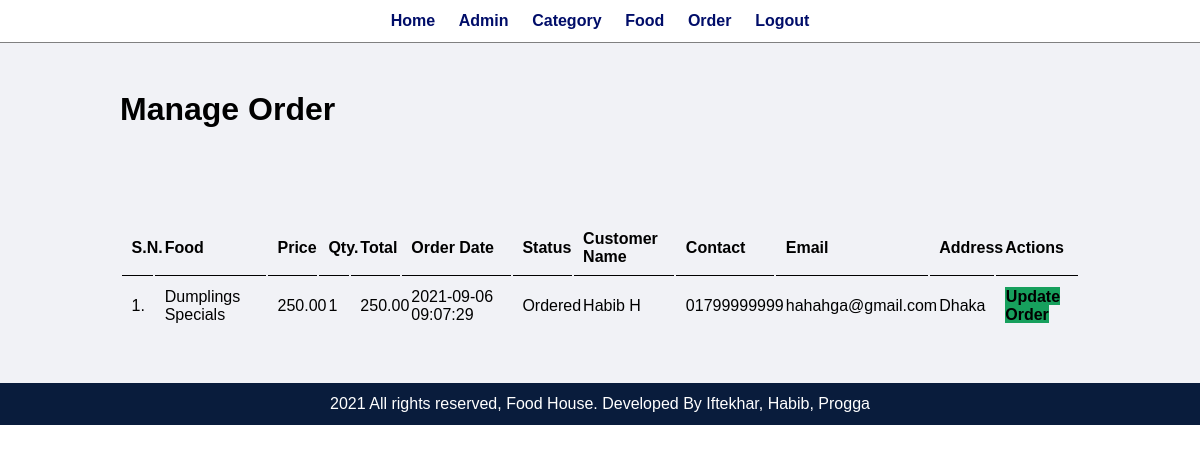
Page /admin/manage-order.php (signed in) on the committed database.
### tables this page shows
CREATE TABLE `tbl_order` (
  `id` int(10) UNSIGNED NOT NULL,
  `food` varchar(150) NOT NULL,
  `price` decimal(10,2) NOT NULL,
  `qty` int(11) NOT NULL,
  `total` decimal(10,2) NOT NULL,
  `order_date` datetime NOT NULL,
  `status` varchar(50) NOT NULL,
  `customer_name` varchar(150) NOT NULL,
  `customer_contact` varchar(20) NOT NULL,
  `customer_email` varchar(150) NOT NULL,
  `customer_address` varchar(255) NOT NULL
);

### admin/manage-order.php (the view, shortened to what this page needs)
<?php include('partials/menu.php'); ?>
<div class="main-content">
    <div class="wrapper">
        <h1>Manage Order</h1>
                <br /><br /><br />
                <br><br>
                <table class="tbl-full">
                    <tr>
                        <th>S.N.</th>
                        <th>Food</th>
                        <th>Price</th>
                        <th>Qty.</th>
                        <th>Total</th>
                        <th>Order Date</th>
                        <th>Status</th>
                        <th>Customer Name</th>
                        <th>Contact</th>
                        <th>Email</th>
                        <th>Address</th>
                        <th>Actions</th>
                    </tr>
                    <?php
                        $sql = "SELECT * FROM tbl_order ORDER BY id DESC";
                        $res = mysqli_query($conn, $sql);
                        $count = mysqli_num_rows($res);
                        $sn = 1;
                        if($count>0)
                        {
                            while($row=mysqli_fetch_assoc($res))
                            {
                                $id = $row['id'];
                                $food = $row['food'];
                                $price = $row['price'];
                                $qty = $row['qty'];
                                $total = $row['total'];
                                $order_date = $row['order_date'];
                                $status = $row['status'];
                                $customer_name = $row['customer_name'];
                                $customer_contact = $row['customer_contact'];
                                $customer_email = $row['customer_email'];
                                $customer_address = $row['customer_address'];
                                ?>
                                    <tr>
                                        <td><?php echo $sn++; ?>. </td>
                                        <td><?php echo $food; ?></td>
                                        <td><?php echo $price; ?></td>
                                        <td><?php echo $qty; ?></td>
                                        <td><?php echo $total; ?></td>
                                        <td><?php echo $order_date; ?></td>
                                        <td>
                                            <?php
                                                if($status=="Ordered")
                                                {
                                                    echo "<label>$status</label>";
                                                }
                                                elseif($status=="On Delivery")
                                                {
                                                    echo "<label style='color: orange;'>$status</label>";
                                                }
                                                elseif($status=="Delivered")
                                                {
                                                    echo "<label style='color: green;'>$status</label>";
                                                }
                                                elseif($status=="Cancelled")
                                                {
                                                    echo "<label style='color: red;'>$status</label>";
                                                }
                                            ?>
                                        </td>
                                        <td><?php echo $customer_name; ?></td>
                                        <td><?php echo $customer_contact; ?></td>
                                        <td><?php echo $customer_email; ?></td>
                                        <td><?php echo $customer_address; ?></td>
                                        <td>
                                            <a href="<?php echo SITEURL; ?>admin/update-order.php?id=<?php echo $id; ?>" class="btn-secondary">Update Order</a>
                                        </td>
                                    </tr>
                                <?php
                            }
                        }
                        else
                        {
                            echo "<tr><td colspan='12' class='error'>Orders not Available</td></tr>";
                        }
                    ?>
                </table>
    </div>
</div>
<?php include('partials/footer.php'); ?>

### css/admin.css (style rules this page uses)
* { margin: 0; padding: 0; font-family: Arial, Helvetica, sans-serif; }
.wrapper { padding: 1%; width: 80%; margin: 0 auto; }
.tbl-full { width: 100%; }
table tr th { border-bottom: 1px solid black; padding: 1%; text-align: left; }
table tr td { padding: 1%; }
.btn-secondary { background-color: #17A05D; padding: 1%; color: black; text-decoration: none; font-weight: bold; }
.main-content { background-color: #f1f2f6; padding: 3% 0; }

### rows in the picture
tbl_order: food "Dumplings Specials", price "250.00", qty "1", total "250.00", order_date "2021-09-06 09:07:29", status "Ordered", customer_name "Habib H", customer_contact "01799999999", customer_email "hahahga@gmail.com", customer_address "Dhaka"
